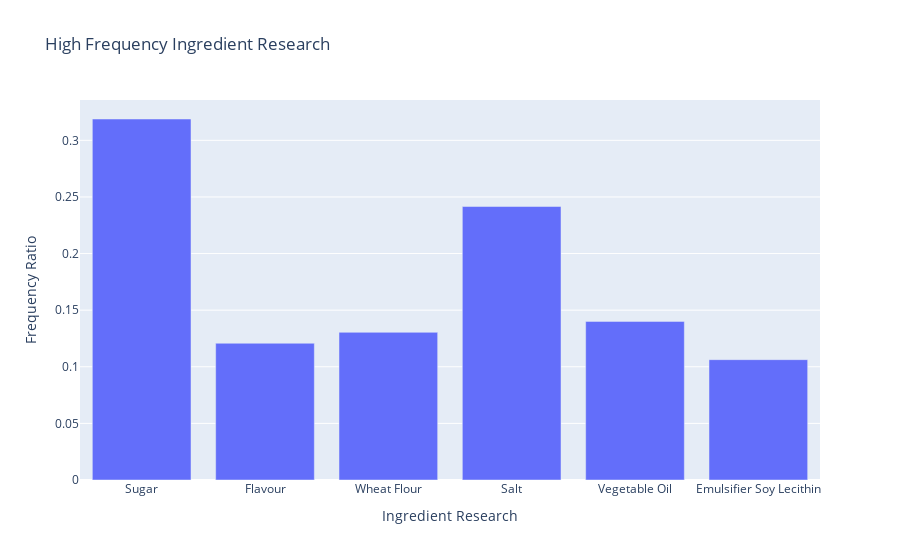

Notebook code for this chart:
### Code cell
from neo4j import GraphDatabase
import plotly.graph_objects as go

with driver.session() as session:
    result = session.run(query)
    neo4j_data = [record.data() for record in result]


df = pd.DataFrame(neo4j_data)

# Define your Cypher query
query = """
MATCH (p:Product)-[:HAS_RECIPE]->(r:Recipe)-[:USES_INGREDIENT]->(i:Ingredient)-[:HAS_RESEARCH]->(res:IngredientResearch)
WITH res, COUNT(DISTINCT p) AS productCount, COUNT(DISTINCT i) AS ingredientCount

MATCH (allProducts:Product)
WITH res, productCount, ingredientCount, COUNT(allProducts) AS totalProductCount
WITH res, productCount, ingredientCount, totalProductCount, toFloat(productCount) / toFloat(totalProductCount) AS frequencyRatio, 0.1 AS threshold


WHERE frequencyRatio > threshold
RETURN res.ingredient_name AS HighFrequencyIngredientResearch, productCount, ingredientCount, frequencyRatio
"""

# Execute the query
with driver.session() as session:
    result = session.run(query)
    data = result.data()

# Process the results for visualization
ingredient_names = [row['HighFrequencyIngredientResearch'] for row in data]
product_counts = [row['productCount'] for row in data]
ingredient_counts = [row['ingredientCount'] for row in data]
frequency_ratios = [row['frequencyRatio'] for row in data]

# Create a Plotly bar plot
fig = go.Figure(data=[go.Bar(x=ingredient_names, y=frequency_ratios)])
fig.update_layout(title='High Frequency Ingredient Research', xaxis_title='Ingredient Research', yaxis_title='Frequency Ratio')

# Show the plot
fig.show()

### Figure 1 — Plotly figure (JSON) as saved in the notebook; plotly's stock layout.template omitted (floating-point values rounded to 4 significant figures)
{"data": [{"type": "bar", "x": ["Sugar", "Flavour", "Wheat Flour", "Salt", "Vegetable Oil", "Emulsifier Soy Lecithin"], "y": [0.3188, 0.1208, 0.1304, 0.2415, 0.1401, 0.1063]}], "layout": {"title": {"text": "High Frequency Ingredient Research"}, "xaxis": {"title": {"text": "Ingredient Research"}}, "yaxis": {"title": {"text": "Frequency Ratio"}}}}
